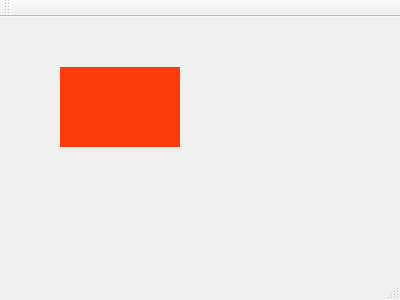
<?xml version="1.0" encoding="UTF-8"?>
<ui version="4.0">
 <class>MainWindow</class>
 <widget class="QMainWindow" name="MainWindow">
  <property name="geometry">
   <rect>
    <x>0</x>
    <y>0</y>
    <width>400</width>
    <height>300</height>
   </rect>
  </property>
  <property name="windowTitle">
   <string>testchildbodymover</string>
  </property>
  <widget class="QWidget" name="centralWidget">
   <widget class="QWidget" name="widget" native="true">
    <property name="geometry">
     <rect>
      <x>60</x>
      <y>50</y>
      <width>120</width>
      <height>80</height>
     </rect>
    </property>
    <property name="styleSheet">
     <string notr="true">background-color: rgb(251, 62, 9);</string>
    </property>
   </widget>
  </widget>
  <widget class="QMenuBar" name="menuBar">
   <property name="geometry">
    <rect>
     <x>0</x>
     <y>0</y>
     <width>400</width>
     <height>22</height>
    </rect>
   </property>
  </widget>
  <widget class="QToolBar" name="mainToolBar">
   <attribute name="toolBarArea">
    <enum>TopToolBarArea</enum>
   </attribute>
   <attribute name="toolBarBreak">
    <bool>false</bool>
   </attribute>
  </widget>
  <widget class="QStatusBar" name="statusBar"/>
 </widget>
 <layoutdefault spacing="6" margin="11"/>
 <resources/>
 <connections/>
</ui>
